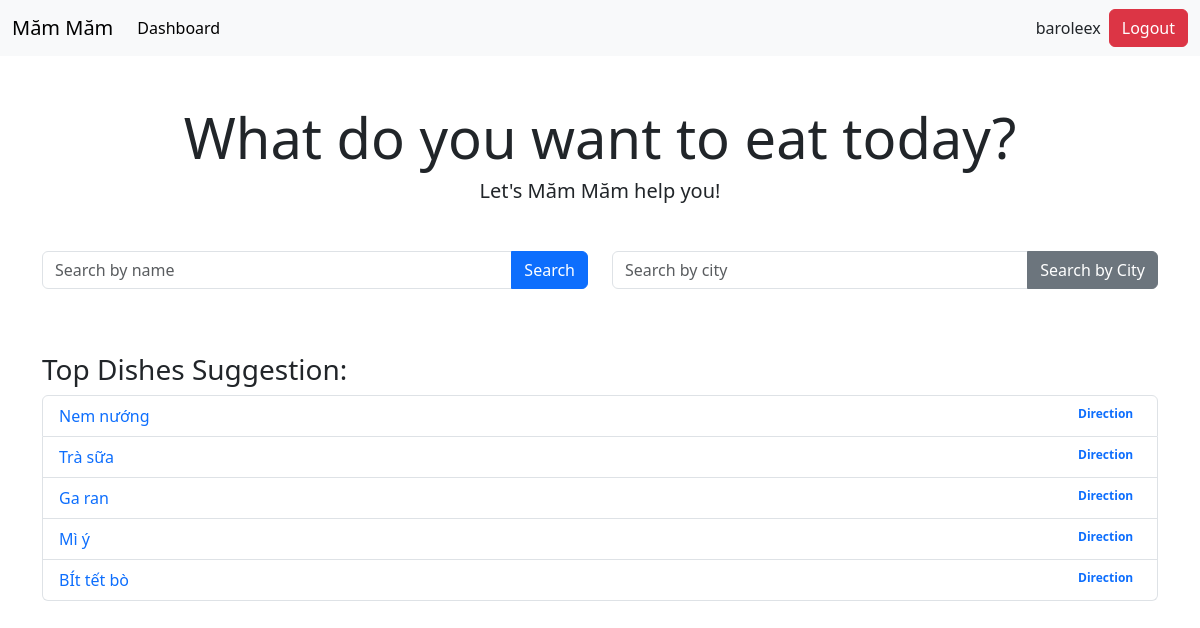
Page /dashboard/ (signed in) on the earlier database version.
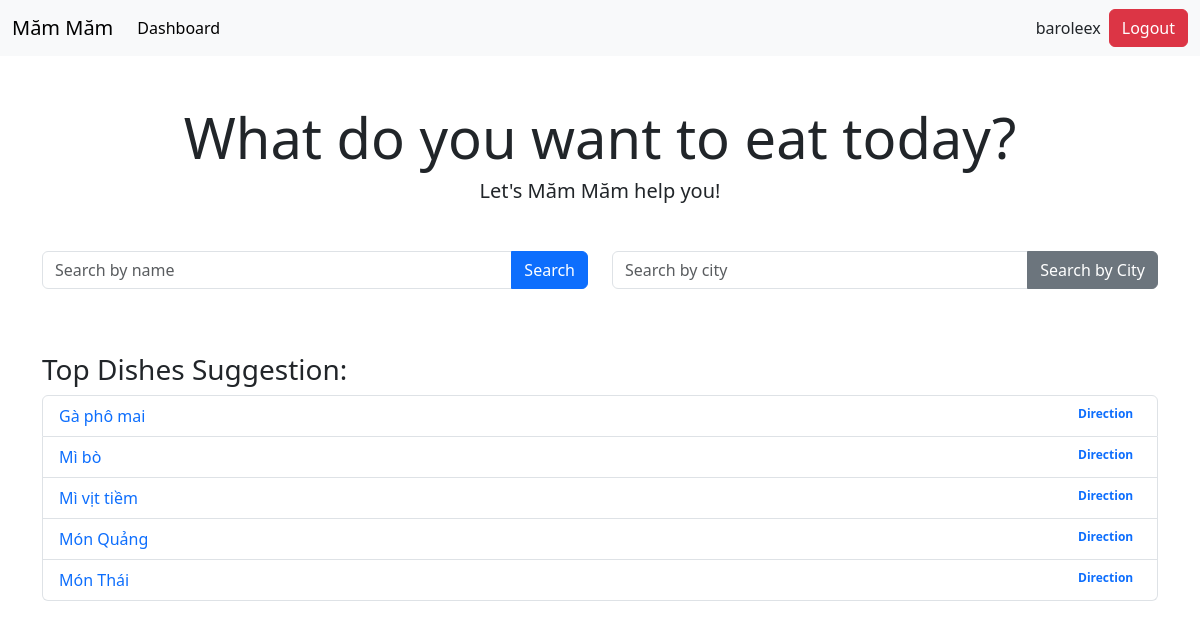
Same page on the later database version.
### myapp/models.py (models this page shows, shortened)
class Dish(models.Model):
    name = models.CharField(max_length=200)
    link = models.URLField(max_length=200)
    code = models.CharField(max_length=300)
    price = models.CharField(max_length=20)
    description = models.CharField(max_length=300)
    total_like = models.IntegerField(default=0)
    likers = models.ManyToManyField(User, blank=True)

### myapp/views.py (the view)
# urls.py: path("dashboard/", dashboard, name="dashboard"),
@login_required(login_url="login")
def dashboard(request):
    best_five_dishes = Dish.objects.order_by("-total_like")[:5]
    context = {
        "best_five_dishes": best_five_dishes
    }
    return render(request, "myapp/dashboard.html", context)

### myapp/templates/myapp/dashboard.html (shortened to what this page needs)
<!DOCTYPE html>
{% load static %}
<html lang="en">
  <head>
    <link href="https://cdn.jsdelivr.net/npm/bootstrap@5.3.3/dist/css/bootstrap.min.css" rel="stylesheet">
  </head>
  <body>
    <nav class="navbar navbar-expand-lg navbar-light bg-light">
      <div class="container-fluid">
        <a class="navbar-brand" href="{% url 'myapp:dashboard' %}">Măm Măm</a>
        <div class="collapse navbar-collapse" id="navbarNav">
          <ul class="navbar-nav me-auto">
            <li class="nav-item">
              <a class="nav-link active" aria-current="page" href="{% url 'myapp:dashboard' %}">Dashboard</a>
            </li>
          </ul>
          <div class="d-flex align-items-center user-logout-container">
            <span class="username px-2">{{ user.username }}</span>
            <a href="{% url 'myapp:logout' %}" class="btn btn-danger">Logout</a>
          </div>
        </div>
      </div>
    </nav>
    <div class="container mt-5">
      <div class="text-center mb-5">
        <h1 class="display-4">What do you want to eat today?</h1>
        <h2 class="lead">Let's Măm Măm help you!</h2>
      </div>
      <div class="row justify-content-center">
        <div class="col-md-6 mb-3">
          <form action="{% url 'myapp:search' %}" method="GET" class="input-group">
            <input type="text" name="search" class="form-control" placeholder="Search by name" />
            <button type="submit" class="btn btn-primary">Search</button>
          </form>
        </div>
        <div class="col-md-6 mb-3">
          <form action="{% url 'myapp:searchcity' %}" method="GET" class="input-group">
            <input type="text" name="searchcity" class="form-control" placeholder="Search by city" />
            <button type="submit" class="btn btn-secondary">Search by City</button>
          </form>
        </div>
      </div>
      <div class="mt-5">
        {% if best_five_dishes %}
          <h3>Top Dishes Suggestion:</h3>
          <ul class="list-group">
            {% for dish in best_five_dishes %}
              <li class="list-group-item d-flex justify-content-between align-items-start">
                <a href="{% url 'myapp:detail' dish.id %}" style="text-decoration: none;">{{ dish.name }}</a>
                <span class="badge rounded-pill"><a href="{%url 'myapp:map' dish.id%}" style="text-decoration: none;">Direction</a></span>
              </li>
            {% endfor %}
          </ul>
        {% else %}
          <div class="alert alert-warning mt-3" role="alert">
            No dishes are available.
          </div>
        {% endif %}
      </div>
    </div>
  </body>
</html>

Differences in the rows shown:
removed Dish: name "Nem nướng"
removed Dish: name "Trà sữa"
removed Dish: name "Ga ran"
removed Dish: name "Mì ý"
removed Dish: name "BÍt tết bò"
added Dish: name "Gà phô mai"
added Dish: name "Mì bò"
added Dish: name "Mì vịt tiềm"
added Dish: name "Món Quảng"
added Dish: name "Món Thái"
